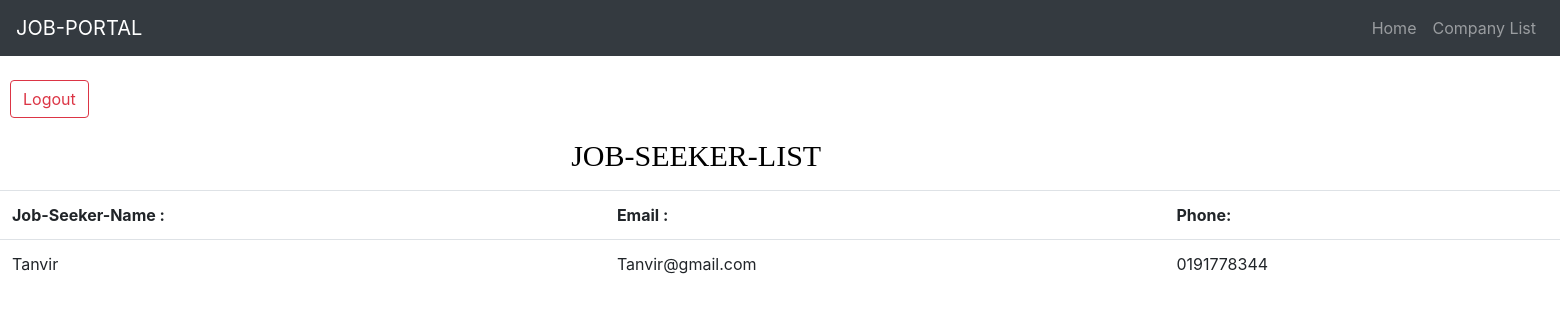
The app's page /Jobseekerlist.php (signed in) with its own data.
### tables this page shows
CREATE TABLE `users` (
  `Serial` int(5) NOT NULL,
  `Full_Name` varchar(20) NOT NULL,
  `Email` varchar(100) NOT NULL,
  `Phone` varchar(15) NOT NULL,
  `Password` text NOT NULL,
  `Chose_optn` int(11) NOT NULL
);

### Jobseekerlist.php (the view, shortened to what this page needs)
<?php
   $con=mysqli_connect('localhost','root','','job_portal');
   $Admnquery=mysqli_query($con, "SELECT * FROM users WHERE Chose_optn ='2'");
   $ShowFech=mysqli_fetch_all($Admnquery);
?>
<!DOCTYPE HTML>
<html>
<head>
     <link rel="stylesheet" href="https://stackpath.bootstrapcdn.com/bootstrap/4.5.2/css/bootstrap.min.css">
   <link rel="stylesheet" href="style.css">
</head>
<body>
<header>
    <nav class ="navbar navbar navbar-expand-lg navbar-dark bg-dark">
    <a class="navbar-brand" href="Jobseekerlist.php">JOB-PORTAL</a>
    <ul class="navbar-nav ml-auto">
        <li class="nav-itinfoem">
            <a class="nav-link" href="AdminHome.php">Home</a>
        </li>
        <li class="nav-item">
            <a class="nav-link" href="CompanyList.php">Company List</a>
        </li>
    </ul>
    </nav>
    <br>
    <div> <a class="btn btn-outline-danger " style="margin-left: 10px;" href="Logout.php" >Logout</a>
       </div>
</header>
<br>
  <div class="contaner">
     <div class="">
         <div class="type">
            <h1 style="color:black; margin-left:200px;" >Job-Seeker-List</h1>
        </div>
        <br>
        <br>
        <form>
         <table class="table">
            <tr>
             <th> Job-Seeker-Name :</th>
             <th>Email :</th>
             <th>Phone:</th>
            </tr>
             <?php
               foreach($ShowFech as $single)
               { $Name=$single[1];
                 $email=$single[2];
                 $phone=$single[3];
                  echo "<tr>
                   <td>$Name</td>
                   <td>$email</td>
                   <td>$phone</td>
                 </tr>";
               }
             ?>
         </table>
        </form>
    </div>
</div>
</body>
</html>

### style.css (style rules this page uses)
body { margin: 0; padding:0; }
.type { width:100px; position: absolute; top:20%; left:27%; text-transform: uppercase; font-family: cursive; transform:translate(-50%,-50%); }
h1 { color:blue; font-size: 30px; width:99ch; white-space: nowrap; overflow: hidden; animation: type-ani 20s linear ; }

### records on screen
users: Full_Name "Tanvir", Email "Tanvir@gmail.com", Phone "0191778344"
